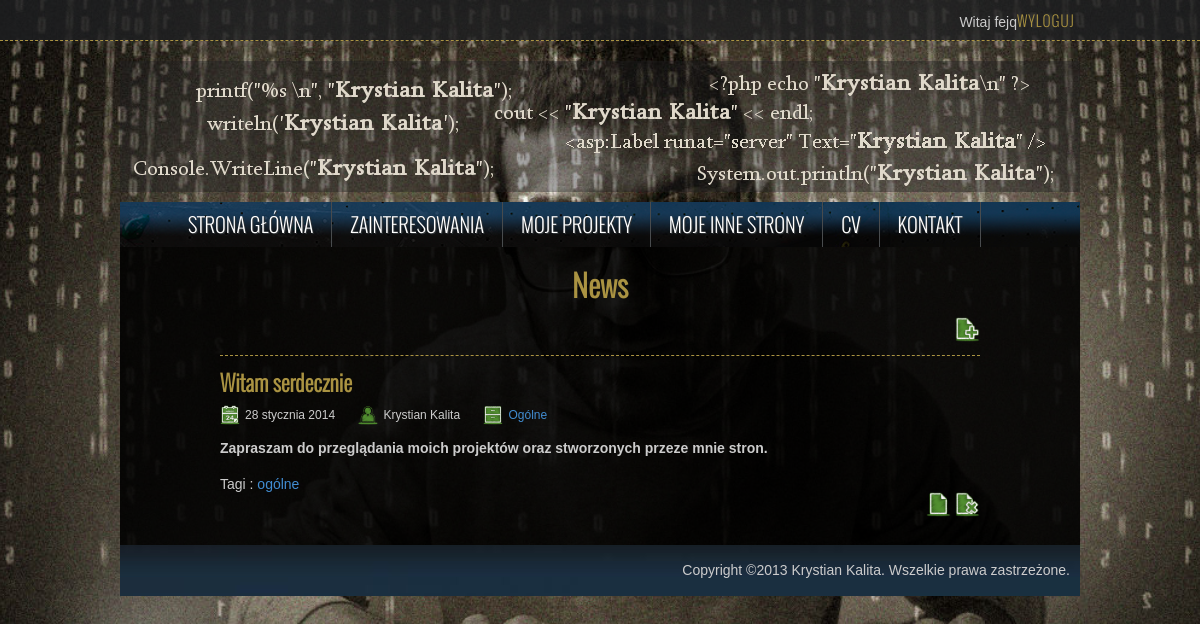
/index.php (signed in), run on the app's committed database.
### tables this page shows
CREATE TABLE IF NOT EXISTS `news` (
  `id` int(11) NOT NULL AUTO_INCREMENT,
  `tytul` varchar(50) NOT NULL,
  `obrazek` varchar(50) NOT NULL,
  `dodano` datetime NOT NULL,
  `autor_id` int(11) NOT NULL,
  `tresc` text NOT NULL,
  `dzial_id` int(11) NOT NULL,
  PRIMARY KEY (`id`)
);

CREATE TABLE IF NOT EXISTS `users` (
  `id` int(11) NOT NULL AUTO_INCREMENT,
  `username` varchar(255) NOT NULL,
  `password` char(64) NOT NULL,
  `salt` char(16) NOT NULL,
  `email` varchar(255) NOT NULL,
  `imie` varchar(50) DEFAULT NULL,
  `nazwisko` varchar(50) DEFAULT NULL,
  PRIMARY KEY (`id`),
  UNIQUE KEY `username` (`username`),
  UNIQUE KEY `email` (`email`)
);

CREATE TABLE IF NOT EXISTS `dzial` (
  `id` int(11) NOT NULL AUTO_INCREMENT,
  `nazwa` varchar(50) NOT NULL,
  PRIMARY KEY (`id`)
);

CREATE TABLE IF NOT EXISTS `tagi_news` (
  `news_id` int(11) NOT NULL,
  `tagi_id` int(11) NOT NULL,
  PRIMARY KEY (`news_id`,`tagi_id`)
);

CREATE TABLE IF NOT EXISTS `tagi` (
  `id` int(11) NOT NULL AUTO_INCREMENT,
  `nazwa` varchar(50) NOT NULL,
  PRIMARY KEY (`id`)
);

### pomocnicze/funkcje.php (called while the page is built, shortened)
<?php
    function Zalogowany()
    {
        if(empty($_SESSION['user']))
            return false;
        else
            return true;
    }
    function ZwrocData($data)
    {
        $miesiac_slownie = array(
            1 => 'stycznia', 2 => 'lutego', 3 => 'marca', 4 => 'kwietnia',
            5 => 'maja', 6 => 'czerwca', 7 => 'lipca', 8 => 'sierpnia',
            9 => 'wrzesnia', 10 => 'października', 11 => 'listopada', 12 => 'grudnia'
        );
        $dzien = date('d', strtotime($data));
        $miesiac = date('n', strtotime($data));
        $rok = date('Y', strtotime($data));
        return $dzien.' '.$miesiac_slownie[$miesiac].' '.$rok;
    }
    function ZwrocAutor($username, $imie, $nazwisko)
    {
        if(empty($imie) || empty($nazwisko))
            return $username;
        else
            return $imie.' '.$nazwisko;
    }

### index.php (the view, shortened to what this page needs)
<?php
    require './top.php';
?>
<?php
    $query = 'SELECT A.id, A.tytul, A.dodano, A.tresc, B.username AS autor_username, '
            . 'B.imie AS autor_imie, B.nazwisko AS autor_nazwisko, '
            . 'C.nazwa AS dzial, C.id AS dzial_id '
            . 'FROM news A '
            . 'LEFT JOIN users B ON A.autor_id = B.id '
            . 'LEFT JOIN dzial C ON A.dzial_id = C.id ';
    $query .= 'ORDER BY A.dodano DESC';
    try
    {
        $stmt = $db->prepare($query);
        if(isset($_GET['dzial']))
            $stmt->execute($query_params);
        else
            $stmt->execute();
    }
    catch (PDOException $ex)
    {
    }
    $newsy = $stmt->fetchAll();
    $query = 'SELECT A.news_id AS news_id, A.tagi_id AS tags_id, B.nazwa '
            . 'FROM tagi_news A '
            . 'LEFT JOIN tagi B ON A.tagi_id = B.id '
            . 'ORDER BY news_id ';
    try
    {
        $stmt = $db->prepare($query);
        $stmt->execute();
    } catch (PDOException $ex) {
    }
    $tagi = $stmt->fetchAll();
?>
<div class="wysrodkuj"><div class="MarginesyH2"><h2>News</h2></div></div>
<div id="NewsWyswietlanie">
    <?php if(Zalogowany()) { ?>
    <div id="DodajNews"><button onclick="window.location='./news/news_add.php'" onmouseover=""><img src="./obrazki/dodaj.png" /></button></div>
    <?php } ?>
    <?php foreach($newsy as $news_i => $news_e) {
        if(empty($_GET['tag']) || SprawdzNewsTags($tagi, $news_e['id'], $_GET['tag'])) { ?>
        <div class="news">
            <div class="tytul"><h3><?php echo $news_e['tytul']; ?></h3></div>
            <ul class="meta">
                <li class="data"><?php echo ZwrocData($news_e['dodano']); ?></li>
                <li class="autor"><?php echo ZwrocAutor($news_e['autor_username'], $news_e['autor_imie'], $news_e['autor_nazwisko']) ?></li>
                <li class="dzial"><a href="index.php?dzial=<?php echo $news_e['dzial_id'] ?>"><?php echo $news_e['dzial'] ?></a></li>
            </ul>
            <div class="tresc"><?php echo $news_e['tresc'] ?></div>
            <div class='tagi'>Tagi :
                <?php foreach($tagi as $tagi_i => $tagi_e)
                {
                    if($tagi_e['news_id'] == $news_e['id'])
                    {
                ?>
                        <a href="index.php?tag=<?php echo $tagi_e['tags_id'] ?>"><?php echo $tagi_e['nazwa'] ?></a>
                <?php
                    }
                }
                ?>
            </div>
            <?php if(Zalogowany()) { ?>
            <div class="opcje">
                <button window.location='news_edit.php'><img src="obrazki/edytuj.png" /></button>
                <button type="submit" name="bUsun" form="newsDelete<?php echo $news_e['id'] ?>"><img src="obrazki/usun.png" /></button>
            </div>
            <?php } ?>
        </div>
    <?php }
        }?>
</div>
<?php
    require './bottom.php';
?>

### top.php (shortened to what this page needs)
<?php
    require './common.php';
    require './pomocnicze/funkcje.php'
?>
<!DOCTYPE html>
<html>
    <head>
        <link type="text/css" rel="stylesheet" href="./style/styl.css" />
    </head>
    <body>
        <div id="pasekGora">
            <div id="logowanie">
                <?php
                    if(Zalogowany())
                    {
                        echo 'Witaj '.$_SESSION['user']['username'];
                        echo '<a href="logout.php">Wyloguj</a>';
                    }
                    else
                    {
                        echo "<a href=\"login.php?skad=".basename($_SERVER['REQUEST_URI'])."\">Zaloguj</a>";
                    }
                ?>
            </div>
        </div>
        <div id="glowny">
            <div id="logo">
                <a href="index.php"></a>
            </div>
            <div id="menu">
                <ul>
                    <li><a href="index.php">Strona główna</a></li>
                    <li><a href="zainteresowania.php">Zainteresowania</a></li>
                    <li><a href="projekty.php">Moje projekty</a></li>
                    <li><a href="inneStrony.php">Moje inne strony</a></li>
                    <li><a href="cv.php">CV</a></li>
                    <li><a href="kontakt.php">Kontakt</a></li>
                </ul>
            </div>
            <div id="zawartosc">

### bottom.php
            </div>
            <div id="stopka">
                Copyright ©2013 Krystian Kalita. Wszelkie prawa zastrzeżone.
            </div>
        </div>
    </body>
</html>

### style/styl.css (style rules this page uses)
* { margin: 0; padding: 0; }
body { color: rgb(204, 204, 204); font-family: Arial,Helvetica,sans-serif; font-weight: 300; font-size: 14px; background-image: url("../obrazki/tlo.jpg"); background-repeat: no-repeat; background-attachment: fixed; background-size: cover; background-position: center; }
body a { transition: background-color 0.2s linear 0s, color 0.2s linear 0s; color: rgb(65, 140, 209); text-decoration: none; }
* { margin: 0px; padding: 0px; }
h1, h2, h3, h4, h5, h6 { color: rgb(170, 147, 66); font-family: 'Oswald'; }
h2 { font-size: 30px; }
h3 { font-size: 22px; }
#pasekGora { height: 40px; border-bottom: 1px dashed rgb(170, 147, 66); background: rgba(30, 32, 34, 0.8); }
#pasekGora #logowanie { width: 960px; margin: 0px auto; padding-right: 10px; text-align: right; }
#pasekGora #logowanie a { font: 15px/40px 'Oswald', 'Sans-Serif'; color: rgb(170, 147, 66); text-decoration: none; text-transform: uppercase; letter-spacing: 1px; }
#glowny { width: 960px; margin-top: 20px; margin-left: auto; margin-right: auto; }
#glowny #logo { height: 131px; width: auto; background: url("../obrazki/logo.png") no-repeat center rgba(30, 32, 34, 0.4); margin-bottom: 10px; }
#glowny #logo a { display: block; width: auto; height: 131px; }
#glowny #menu { width: auto; height: 45px; background: url("../obrazki/menu.png") no-repeat center top; padding-left: 50px; padding-right: 50px; }
#glowny #menu ul { list-style-type: none; padding: 0; margin: 0; font-family: 'Oswald', Sans-Serif; font-size: 20px; font-weight: 400; text-shadow: rgb(47, 51, 53) 1px 1px 0px; }
#glowny #menu ul li { float: left; position: relative; border-right-color: rgb(72, 75, 77); border-right-style: solid; border-right-width: 1px; }
#glowny #menu ul li a { display: block; color: rgb(255, 255, 255); text-decoration: none; text-transform: uppercase; line-height: 45px; margin: 0; padding: 0 18px 0 18px; }
#glowny #zawartosc { background: none repeat scroll 0% 0% rgba(0, 0, 0, 0.9); }
#glowny #stopka { height: 51px; width: auto; font: 14px/51px 'Arial', 'Helvatica', 'Sans-Serif'; background: url("../obrazki/stopka.png"); color: rgb(204, 204, 204); text-align: right; padding-right: 10px; }
.wysrodkuj { margin-left: auto; margin-right: auto; text-align: center; }
.MarginesyH2 { padding-bottom: 10px; padding-top: 15px; }
#DodajNews { padding-right: 100px; text-align: right; }
#DodajNews button { background: transparent; border: 0; cursor: pointer; }
#DodajNews button img { width: 25px; height: 25px; }
#NewsWyswietlanie { padding-bottom: 15px; }
#NewsWyswietlanie .news { margin-top: 10px; margin-left: 100px; margin-right: 100px; padding-top: 10px; padding-bottom: 10px; border-top: 1px dashed rgb(170, 147, 66); overflow: hidden; }
#NewsWyswietlanie .news .tytul { text-align: left; margin-bottom: 7px; }
#NewsWyswietlanie .news .meta { list-style-type: none; margin-bottom: 15px; font-size: 12px; }
#NewsWyswietlanie .news .meta li { display: inline-block; background-size: contain; background-position: left bottom; background-repeat: no-repeat; padding: 3px 20px 3px 25px; }
#NewsWyswietlanie .news .meta .data { background-image: url('../obrazki/kalendarz.png'); }
#NewsWyswietlanie .news .meta .autor { background-image: url('../obrazki/autor.png'); }
#NewsWyswietlanie .news .meta .dzial { background-image: url('../obrazki/dzial.png'); }
#NewsWyswietlanie .news .tresc { padding-bottom: 10px; font-weight: bold; }
#NewsWyswietlanie .news .tagi { padding-top: 10px; }
#NewsWyswietlanie .news .opcje { text-align: right; }
#NewsWyswietlanie .news .opcje button { background: transparent; border: 0; cursor: pointer; }
#NewsWyswietlanie .news .opcje button img { width: 25px; height: 25px; }

### data on the page
news: tytul "Witam serdecznie", dodano "28 stycznia 2014", users.username+imie+nazwisko "Krystian Kalita", dzial.nazwa "Ogólne", tresc "Zapraszam do przeglądania moich projektów oraz stworzonych przeze mnie stron."
tagi_news: tagi.nazwa "ogólne"

### other printed values
$_SESSION['user']['username'] "fejq"
